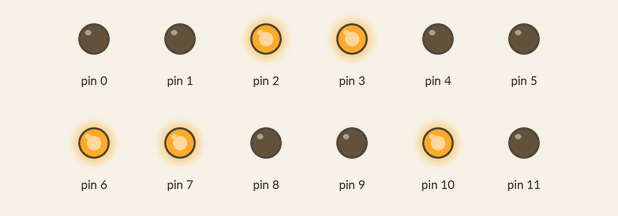
The sketch below on a simulated Arduino Uno, built with avr-gcc and run on an emulated ATmega328P. Parts: output pins drawn as LEDs (lit = HIGH).

Above: at 0.1 s.
At 5.1 s:
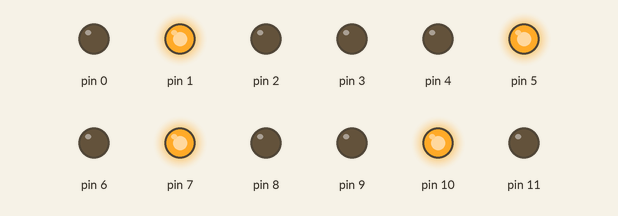
At 6.1 s:
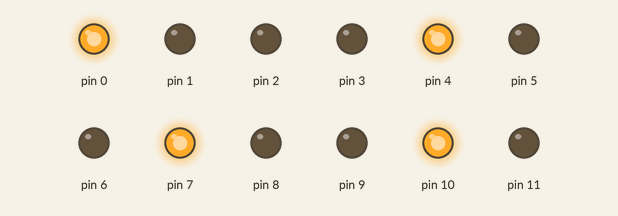
At 7.1 s:
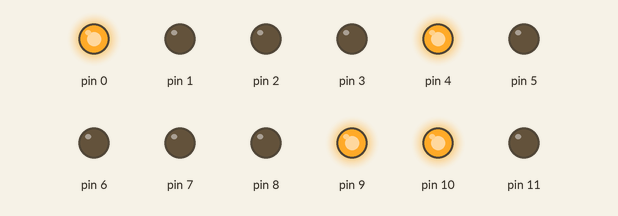
At 23.1 s:
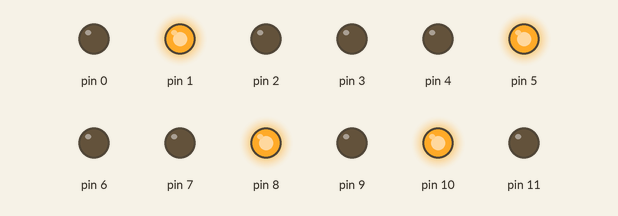
At 31.1 s:
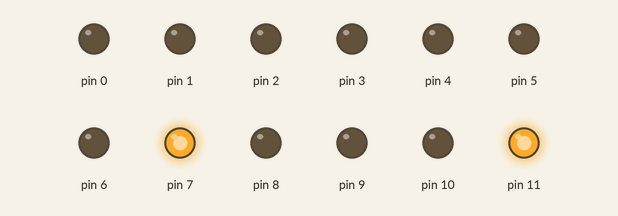
Timing chart, 0 to 37.5 s (numbered marks = the images above):
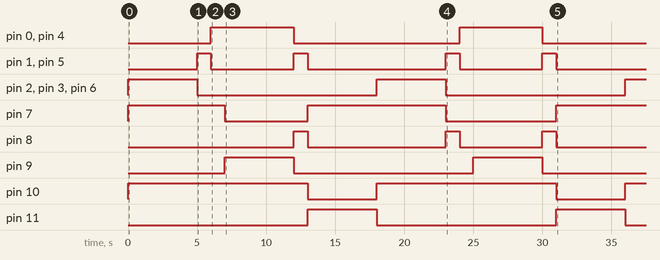

Measured:
- by itself, pin 0, pin 4: alternates HIGH for 6.0 s and LOW for 12.0 s
- by itself, pin 1, pin 5: LOW → HIGH at 5.0 s, → LOW 1.0 s later, → HIGH 6.0 s later, → LOW 1.0 s later, … (8 changes in this stretch)
- by itself, pin 2, pin 3, pin 6, pin 9, pin 11: alternates HIGH for 5.0 s and LOW for 13.0 s
- by itself, pin 7: goes HIGH 7.0 s, LOW 6.0 s, HIGH 10.0 s, LOW 8.0 s, then HIGH
- by itself, pin 8: goes HIGH 1.0 s, LOW 10.0 s, HIGH 1.0 s, LOW 6.0 s, HIGH 1.0 s, then LOW
- by itself, pin 10: alternates HIGH for 13.0 s and LOW for 5.0 s

The sketch:

pr1.ino
```cpp
void on(const byte pin)
{
  digitalWrite(pin,HIGH);
}

void off(const byte pin)
{
  digitalWrite(pin,LOW);
}


int btime=3000;
int time1=5000;
int time2=5000;
int time3=5000;
int mtime=1000;
int bltime=1000;

enum lightCommand
{
  Cgreen,
  Cyellow,
  Cred,
  CgreenAll
};

struct light
{
  byte red;
  byte yellow;
  byte green;
  byte arrow;
  bool blinking;


  void powerOff()
  {
    off(red);
    off(yellow);
    off(green);
    /*if(arrow<14)
      off(arrow);*/

  }


  void set(enum lightCommand p1,bool arrow=0)
  {
    powerOff();
    switch(p1)
    {
      case Cred:
        on(red);
      break;
      case Cyellow:
        on(yellow);
      break;
      case Cgreen:
        on(green);
      break;

    }
    if(this->arrow<14)
    {
      if(arrow)
        on(this->arrow);
      else
        off(this->arrow);
    }
  }


};


light sv[]={ {0,1,2,3,false} , {4,5,6,20,false} , {7,8,9,20,false}, };
#define PPG 11
#define PPR 10

void blinkA(int t)
{
  auto t1=millis();
  while(millis()-t1<t/bltime)
  {
    for(light u:sv)
      if(u.blinking)
        u.set(Cyellow);
    delay(bltime);

    for(light u:sv)
      if(u.blinking)
        u.powerOff();
  }

  for(light u:sv)
    u.blinking=false;
}


void setup()
{
  for(int i=0;i<12;i++)
    pinMode(i,OUTPUT);
}

void loop()
{
  on(PPR);

  sv[0].set(Cgreen,1);
  sv[1].set(Cgreen);
  sv[2].set(Cred);

  delay(time1);


  sv[0].blinking=true;
  sv[1].blinking=true;

  blinkA(btime);


  sv[0].set(Cred);
  sv[1].set(Cred);

  delay(mtime);

  sv[2].set(Cgreen);


  delay(time2);

  sv[2].blinking=true;

  blinkA(btime);

  sv[2].set(Cred);


  off(PPR);
  on(PPG);
  delay(time3);
  off(PPG);
}
```
